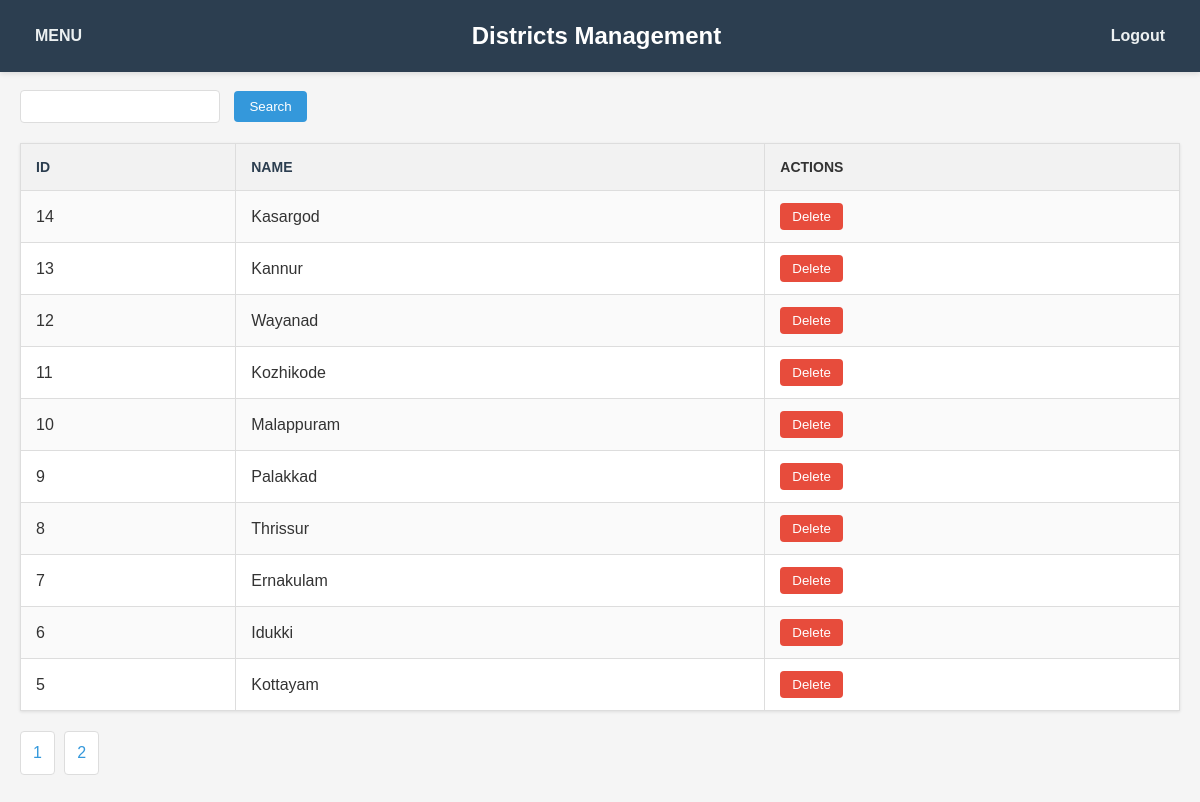
The page /admin/districts.php?sort=district_id&order=DESC (signed in) on the database its author committed.
### tables this page shows
CREATE TABLE `districts` (
  `district_id` int(11) NOT NULL,
  `district_name` varchar(100) NOT NULL
);

### admin/districts.php (the view, shortened to what this page needs)
<?php
require_once 'db_connect.php';
$items_per_page = 10;
$page = isset($_GET['page']) ? (int)$_GET['page'] : 1;
$offset = ($page - 1) * $items_per_page;
$search = isset($_GET['search']) ? $_GET['search'] : '';
$sort = isset($_GET['sort']) ? $_GET['sort'] : 'district_id';
$order = isset($_GET['order']) ? $_GET['order'] : 'ASC';
$allowed_sorts = ['district_id', 'district_name'];
$sort = in_array($sort, $allowed_sorts) ? $sort : 'district_id';
$count_stmt = $pdo->prepare("SELECT COUNT(*) FROM districts WHERE district_name LIKE ?");
$count_stmt->execute(["%$search%"]);
$total_items = $count_stmt->fetchColumn();
$total_pages = ceil($total_items / $items_per_page);
$stmt = $pdo->prepare("SELECT * FROM districts WHERE district_name LIKE ? ORDER BY $sort $order LIMIT ? OFFSET ?");
$stmt->bindValue(1, "%$search%", PDO::PARAM_STR);
$stmt->bindValue(2, (int)$items_per_page, PDO::PARAM_INT);
$stmt->bindValue(3, (int)$offset, PDO::PARAM_INT);
$stmt->execute();
$districts = $stmt->fetchAll(PDO::FETCH_ASSOC);
?>
<!DOCTYPE html>
<html>
<head>
</head>
<body>
    <div class="navbar">
        <a href="../admin/menu.php" class="logout-link">MENU</a>
        <h2>Districts Management</h2>
        <a href="../login/logout.php" class="logout-link">Logout</a>
    </div>
    <div class="container">
        <form method="GET">
            <input type="text" name="search" value="<?php echo htmlspecialchars($search); ?>">
            <input type="submit" value="Search">
        </form>
        <table>
            <tr>
                <th><a href="?sort=district_id&order=<?php echo $order === 'ASC' ? 'DESC' : 'ASC'; ?>">ID</a></th>
                <th><a href="?sort=district_name&order=<?php echo $order === 'ASC' ? 'DESC' : 'ASC'; ?>">Name</a></th>
                <th>Actions</th>
            </tr>
            <?php foreach ($districts as $district): ?>
                <tr>
                    <td><?php echo $district['district_id']; ?></td>
                    <td><?php echo htmlspecialchars($district['district_name']); ?></td>
                    <td>
                        <form method="POST" style="display:inline;">
                            <input type="submit" name="delete" value="Delete" onclick="return confirm('Are you sure?');">
                        </form>
                    </td>
                </tr>
            <?php endforeach; ?>
        </table>
        <?php
        for ($i = 1; $i <= $total_pages; $i++) {
            echo "<a href='?page=$i&sort=$sort&order=$order&search=" . urlencode($search) . "'>$i</a> ";
        }
        ?>
    </div>
</body>
</html>

### admin/districts.php (style rules this page uses)
* { margin: 0; padding: 0; box-sizing: border-box; }
body { font-family: Arial, sans-serif; background-color: #f5f5f5; color: #333; line-height: 1.6; }
.navbar { background-color: #2c3e50; padding: 15px 20px; position: fixed; top: 0; width: 100%; display: flex; justify-content: space-between; align-items: center; box-shadow: 0 2px 5px rgba(0, 0, 0, 0.1); }
.navbar h2 { color: white; margin: 0; }
.logout-link { color: #ecf0f1; text-decoration: none; font-weight: bold; padding: 8px 15px; border-radius: 4px; transition: background-color 0.3s; }
.container { padding: 90px 20px 20px; max-width: 1200px; margin: 0 auto; }
form { margin-bottom: 20px; }
input[type="text"] { padding: 8px; width: 200px; border: 1px solid #ddd; border-radius: 4px; margin-right: 10px; }
input[type="submit"] { padding: 8px 15px; background-color: #3498db; color: white; border: none; border-radius: 4px; cursor: pointer; transition: background-color 0.3s; }
table { border-collapse: collapse; width: 100%; margin: 20px 0; background-color: white; box-shadow: 0 1px 3px rgba(0, 0, 0, 0.1); }
th, td { border: 1px solid #ddd; padding: 12px 15px; text-align: left; }
th { background-color: #f2f2f2; font-weight: bold; text-transform: uppercase; font-size: 14px; }
tr:nth-child(even) { background-color: #fafafa; }
th a { color: #2c3e50; text-decoration: none; }
input[name="delete"] { background-color: #e74c3c; color: white; border: none; padding: 6px 12px; border-radius: 4px; cursor: pointer; transition: background-color 0.3s; }
.container>a { display: inline-block; padding: 8px 12px; margin: 0 5px 10px 0; background-color: white; color: #3498db; text-decoration: none; border: 1px solid #ddd; border-radius: 4px; transition: all 0.3s; }

### rows shown on the page
districts: district_id "14", district_name "Kasargod"
districts: district_id "13", district_name "Kannur"
districts: district_id "12", district_name "Wayanad"
districts: district_id "11", district_name "Kozhikode"
districts: district_id "10", district_name "Malappuram"
districts: district_id "9", district_name "Palakkad"
districts: district_id "8", district_name "Thrissur"
districts: district_id "7", district_name "Ernakulam"
districts: district_id "6", district_name "Idukki"
districts: district_id "5", district_name "Kottayam"
